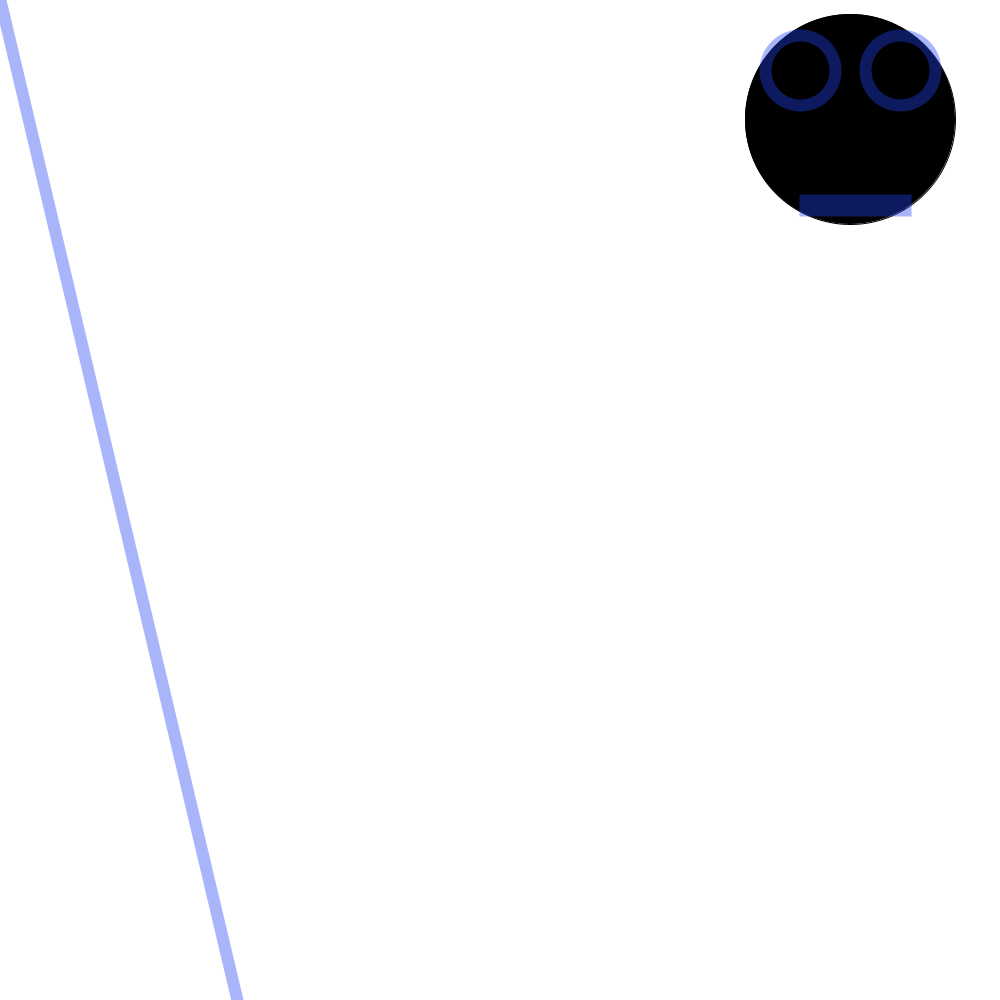
Frame 1 (no input)
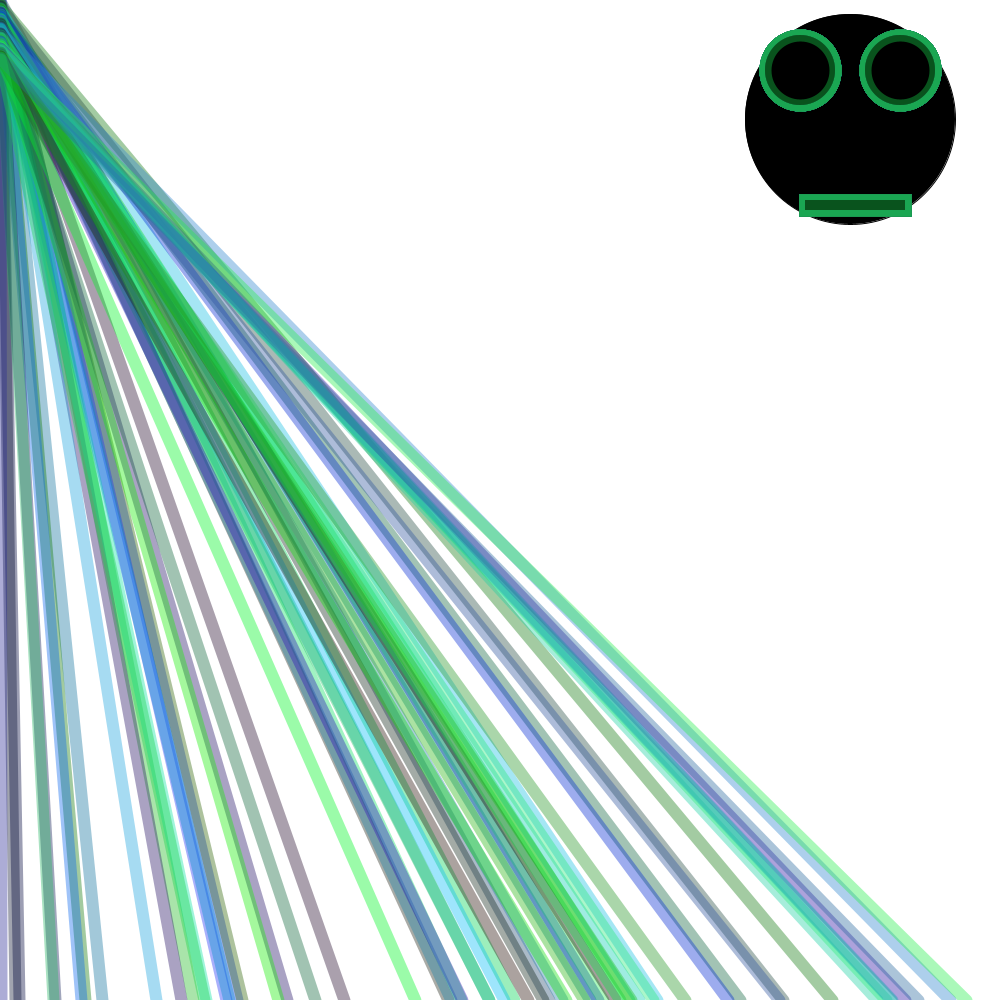
Frame 60 (the mouse pressed at the canvas centre just before this capture)
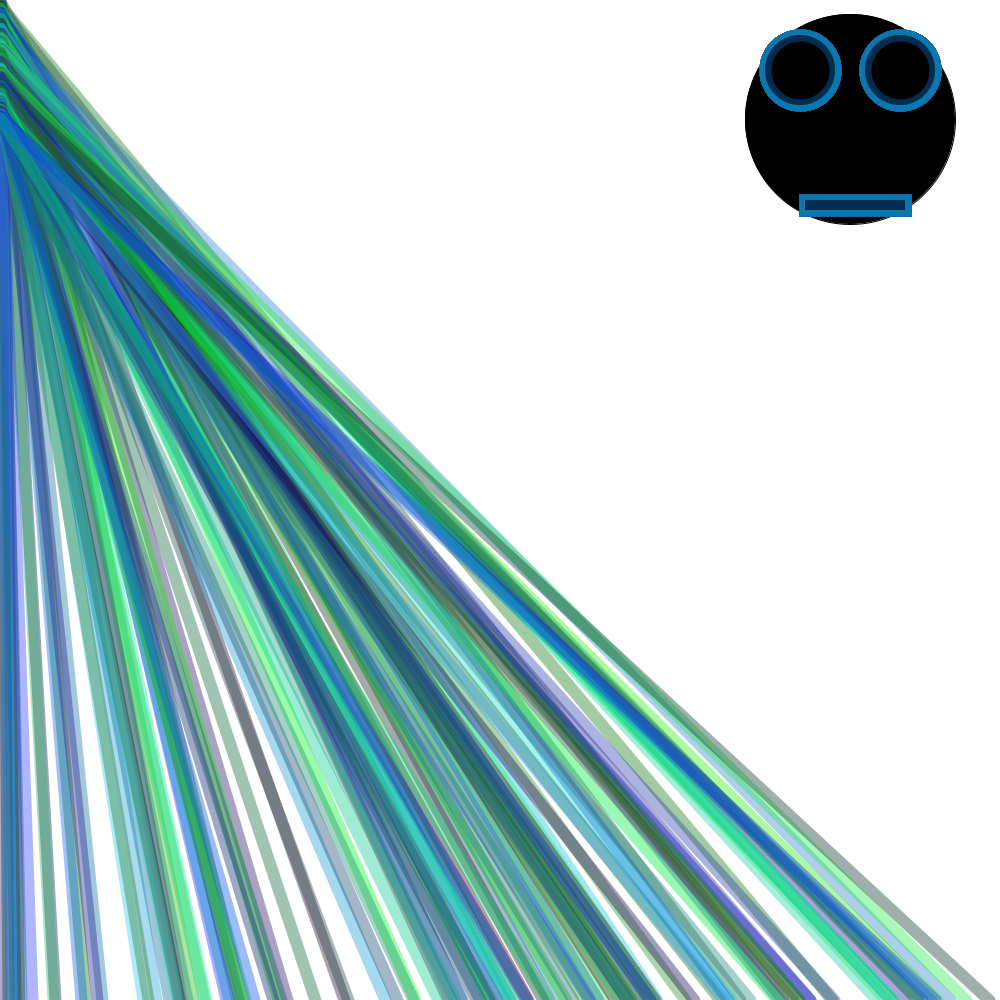
Frame 120 (the mouse held since frame 60 and released just before this capture)

The Processing sketch that drew these frames (run headless with seeded random() and noise(); from frame 60 on, the mouse is pressed at the canvas centre):

// Processing sketch: theface
// ── theface.pde
// Pressing Control-R will render this sketch.

int i = 0; 

void setup() {  // this is run once.   
    
    // set the background color
    background(255);
    
    
    // canvas size (Integers only, please.)
    size(1000,1000);
    
      fill(0,0,0);
    ellipse(850,119,210,210);
    // smooth edges
    smooth();
    
    // limit the number of frames per second
    frameRate(1000000);
    
    // set the width of the line. 
    strokeWeight(12);
} 

void draw() {  // this is run repeatedly.  

    // set the color
    stroke(random(50), random(255), random(255), 100);
    
    // draw the line
    line(0, i, random(0,width), height);
    ellipse(900,70,70,70);
   ellipse(800,70,70,70);
   rect(805,200,100,10);
    // move over a pixel
    if (i < width) {
        i++;
    } else {
        i = 0; 
    }
}
